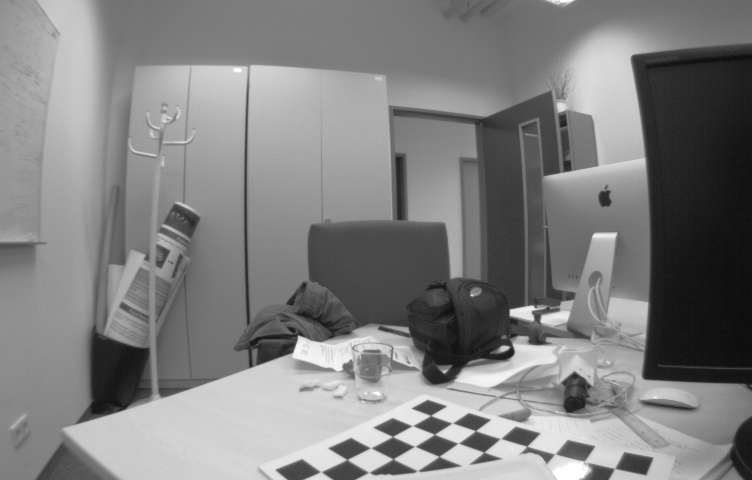
%> input picture solution_04/img1.jpg, 752 x 480 px
$ octave e4_v2.m   (GNU Octave 9; MATLAB toolbox functions it lacks are replaced by stand-ins)
%> lines starting %> are read from the running program, lines starting %| are printed output that depends on the picture
### solution_04/imreadbw.m
function I = imreadbw(file)
%> called with file = 'img1.jpg'
I=im2double(imread(file)) ;
%> I: size 480x752x3 double; min 0.0392, max 1, mean 0.504

if(size(I,3) > 1)
  I = rgb2gray( I ) ;
%> I: size 480x752 double
end

### solution_04/e4_v2.m
close all;
clear all;
Id1 = imreadbw('img1.jpg');
%Id1_gray = rgb2gray(Id1);
figure;
imagesc(Id1), axis image, colormap gray
title('Distorted image')

%un-projecting
tic
K_d1 = [388.6     0 343.7;...
           0 389.4 234.6;...
           0     0     1];
Knew = [250   0 512;...
          0 250 384;...
          0   0   1];
[n,m] = meshgrid(0:1023, 0:767);

img_cord = [n(:),m(:),ones(1024*768,1)]';

pi_x_hom = Knew\img_cord;
disp(pi_x_hom(:,1:3));
r = sqrt(pi_x_hom(1,:).^2 + pi_x_hom(2,:).^2);
w = 0.92646;
g_pix = atan(2*r*tan(w/2))./(w*r);
tmp = [g_pix; g_pix; ones(1,1024*768)];
pid_x_hom = tmp.*pi_x_hom;
newimg_cord = K_d1*pid_x_hom;
newimg = interp2(Id1,newimg_cord(1,:),newimg_cord(2,:));
newimg = reshape(newimg,size(n));
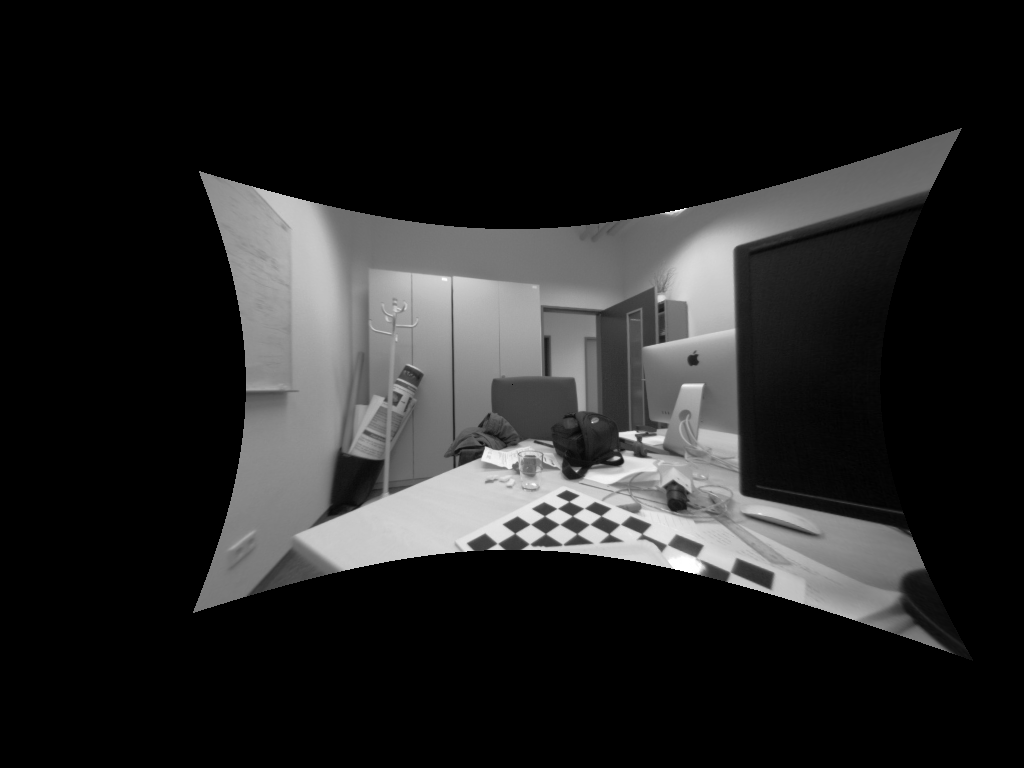
%> newimg: size 768x1024 double; 67.63% of the values are NaN or infinite; the others: min 0.0407, max 1, mean 0.473; drawn with min black, max white, NaN and infinite black
toc
figure;
imagesc(newimg), axis image, colormap gray
title('rec image1');
%% img2
Id2 = imreadbw('img2.jpg');
%> call 2 of imreadbw, with file = 'img2.jpg'
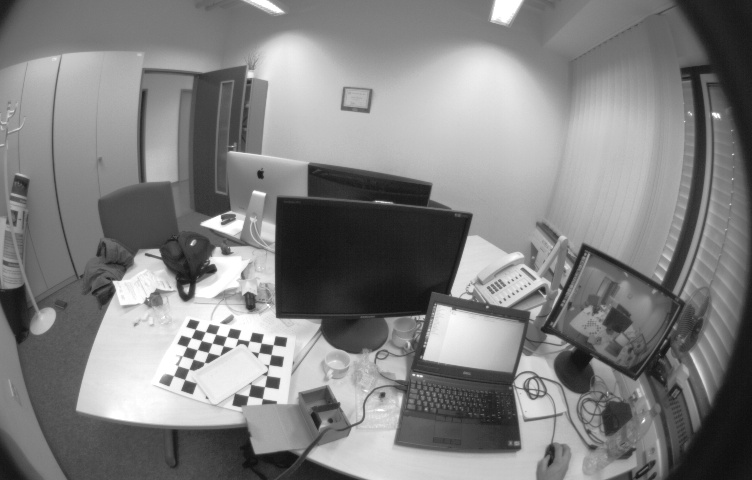
%> input picture solution_04/img2.jpg, 752 x 480 px
figure;
imagesc(Id2), axis image, colormap gray
title('Distorted image2')

%un-projecting
tic
K_d2 = [279.7     0 347.3;...
           0 279.7 235.0;...
           0     0     1];

g_pol = (1 - .3407*r + .057*r.^2 - .0046*r.^3 + .00014*r.^4);
tmp = [g_pol; g_pol; ones(1,1024*768)];
pid_x_hom = tmp.*pi_x_hom;
newimg_cord = K_d2*pid_x_hom;
newimg = interp2(Id2,newimg_cord(1,:),newimg_cord(2,:));
newimg = reshape(newimg,size(n));
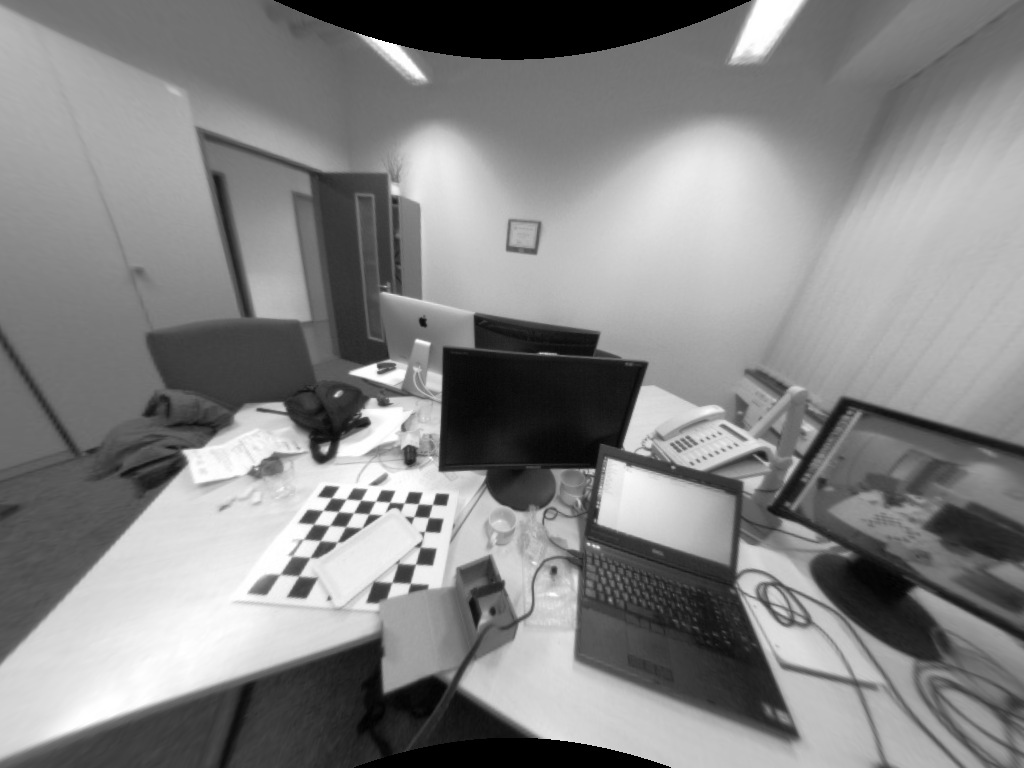
%> newimg: size 768x1024 double; 3.18% of the values are NaN or infinite; the others: min 0.0553, max 1, mean 0.566; drawn with min black, max white, NaN and infinite black
toc
figure;
imagesc(newimg), axis image, colormap gray
title('rec image2');

%% (f)
pi_d_hom = K_d1\img_cord;
rd = sqrt(pi_d_hom(1,:).^2 + pi_d_hom(2,:).^2);
f_rd = tan(rd*w)./(2*rd*tan(0.5*w));
tmp = [f_rd; f_rd; ones(1,1024*768)];
pi_x_hom = tmp.*pi_d_hom;
r = f_rd.*rd;
g_pol = (1 - .3407*r + .057*r.^2 - .0046*r.^3 + .00014*r.^4);
tmp = [g_pol; g_pol; ones(1,1024*768)];
pid_x_hom = tmp.*pi_x_hom;
newimg_cord = K_d2*pid_x_hom;
newimg2 = interp2(Id2,newimg_cord(1,:),newimg_cord(2,:));
newimg2 = reshape(newimg2,size(n));
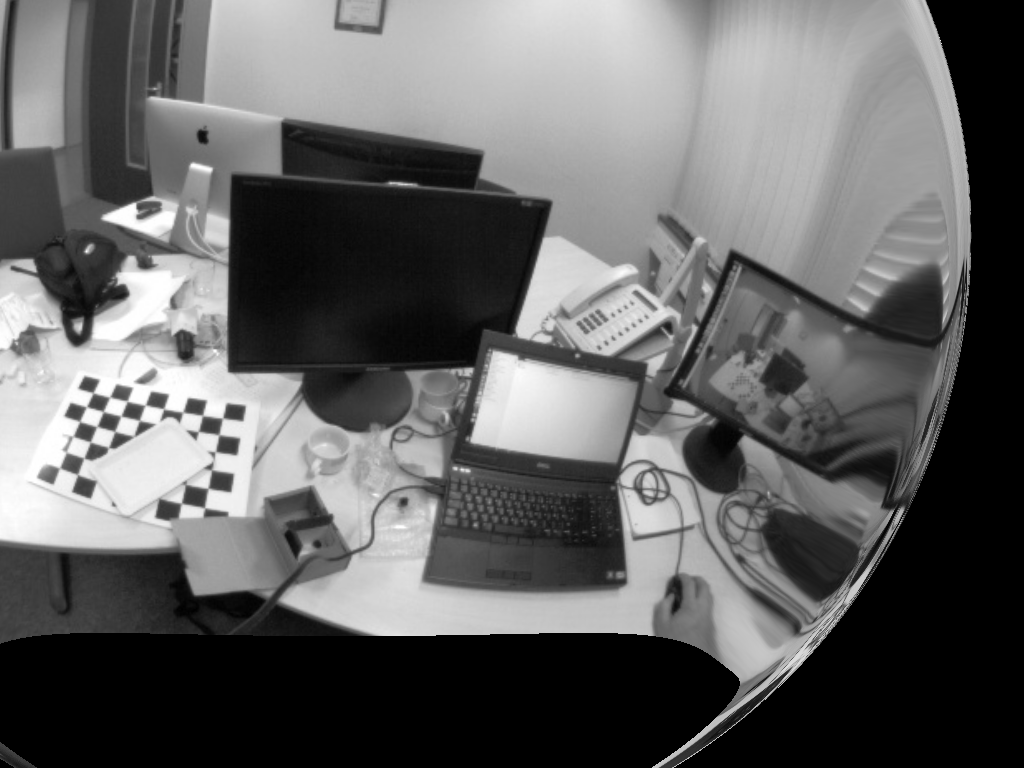
%> newimg2: size 768x1024 double; 23.36% of the values are NaN or infinite; the others: min 0.0587, max 1, mean 0.537; drawn with min black, max white, NaN and infinite black
toc
figure;
imagesc(newimg2), axis image, colormap gray
title('dis image2');
